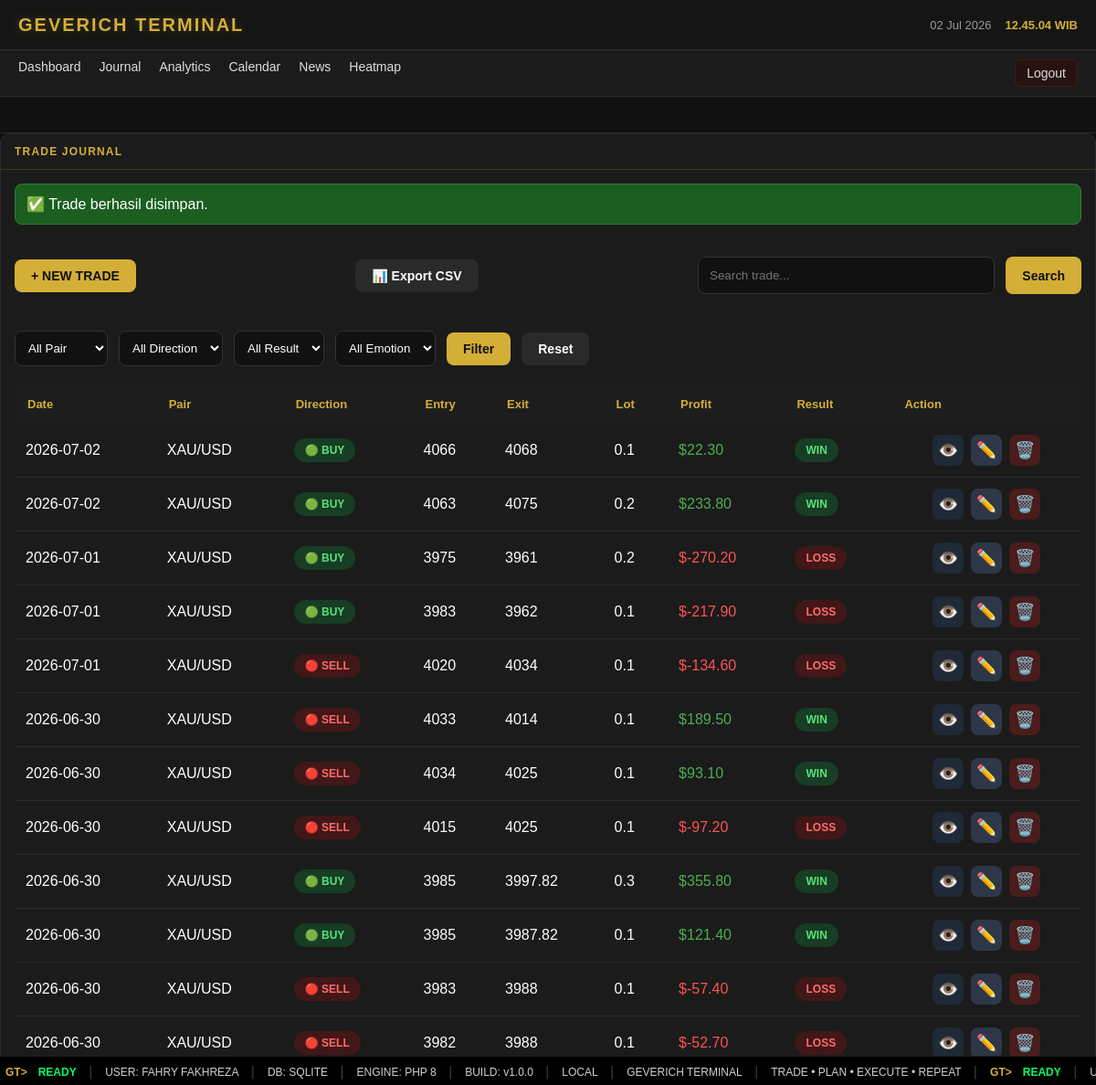
The page /?page=journal&success=1 (signed in) on the database its author committed.
### tables this page shows
CREATE TABLE trades (

id INTEGER PRIMARY KEY AUTOINCREMENT,

tanggal TEXT NOT NULL,

pair TEXT NOT NULL,

direction TEXT NOT NULL,

entry_price REAL NOT NULL,

sl REAL,

tp REAL,

exit_price REAL,

lot REAL,

profit_usd REAL DEFAULT 0,

hasil TEXT,

emotion TEXT,

note TEXT,

created_at DATETIME DEFAULT CURRENT_TIMESTAMP

, user_id INTEGER DEFAULT 1);

### pages/journal.php (the view, shortened to what this page needs)
<?php
$db = getDB();
$sql = "SELECT * FROM trades WHERE 1=1";
$params = [];
$sql .= " ORDER BY tanggal DESC, id DESC";
$stmt = $db->prepare($sql);
$stmt->execute($params);
$trades = $stmt->fetchAll();
?>
<div class="card">
    <div class="panel-title">
        TRADE JOURNAL
    </div>
    <div class="panel-content">
        <?php if(isset($_GET['success'])): ?>
            <div class="success-box">
                ✅ Trade berhasil disimpan.
            </div>
        <?php endif; ?>
<div class="journal-header">
    <a href="?page=journal-create" class="btn btn-primary">
        + NEW TRADE
    </a>
   <a href="pages/export-csv.php" class="btn btn-secondary">
📊 Export CSV
</a>
    <form method="GET" class="journal-search">
        <input
            type="text"
            name="search"
            placeholder="Search trade..."
            value="<?= htmlspecialchars($_GET['search'] ?? '') ?>"
        >
        <button class="btn btn-primary">
            Search
        </button>
    </form>
</div>
    <form method="GET" class="journal-filter">
    <select name="pair">
        <option value="">All Pair</option>
    </select>
    <select name="direction">
    <option value="">All Direction</option>
</select>
<select name="hasil">
    <option value="">All Result</option>
</select>
<select name="emotion">
    <option value="">All Emotion</option>
</select>
    <button class="btn btn-primary">
        Filter
    </button>
    <a href="?page=journal" class="btn btn-secondary">
        Reset
    </a>
</form>
        <table class="trade-table">
            <thead>
            <tr>
                <th>Date</th>
                <th>Pair</th>
                <th>Direction</th>
                <th>Entry</th>
                <th>Exit</th>
                <th>Lot</th>
                <th>Profit</th>
                <th>Result</th>
                <th>Action</th>
            </tr>
            </thead>
            <tbody>
            <?php foreach($trades as $trade): ?>
            <tr>
                <td><?= $trade['tanggal'] ?></td>
                <td><?= $trade['pair'] ?></td>
<td>
<?php if($trade['direction']=="BUY"): ?>
<span class="badge badge-buy">
🟢 BUY
</span>
<?php else: ?>
<span class="badge badge-sell">
🔴 SELL
</span>
<?php endif; ?>
</td>
                <td><?= $trade['entry_price'] ?></td>
                <td><?= $trade['exit_price'] ?></td>
                <td><?= $trade['lot'] ?></td>
<td>
<?php
$profit=(float)$trade['profit_usd'];
?>
<span style="color:<?= $profit>=0 ? '#4caf50' : '#ff5252' ?>">
$<?= number_format($profit,2) ?>
</span>
</td>
                <td>
<?php
$class="badge-be";
if($trade['hasil']=="WIN"){
    $class="badge-win";
}
if($trade['hasil']=="LOSS"){
    $class="badge-loss";
}
?>
<span class="badge <?= $class ?>">
<?= $trade['hasil'] ?>
</span>
</td>
<td>
<div class="action-group">
<a href="?page=trade-view&id=<?= $trade['id'] ?>" class="action-btn view">
👁️
</a>
<a href="?page=trade-edit&id=<?= $trade['id'] ?>" class="action-btn edit">
✏️
</a>
<a href="pages/delete-trade.php?id=<?= $trade['id'] ?>"
class="action-btn delete"
onclick="return confirm('Yakin ingin menghapus trade ini?')">
🗑️
</a>
</div>
</td>
            </tr>
            <?php endforeach; ?>
            </tbody>
        </table>
    </div>
</div>

### assets/css/style.css (style rules this page uses)
html, body { height: 100%; -webkit-font-smoothing: antialiased; -moz-osx-font-smoothing: grayscale; }
body { background: radial-gradient(circle at top, #111 0%, #0d0d0d 60%); color: var(--text); }
:root { --gold:#d4af37; --bg:#0d0d0d; --bg-panel:#151515; --bg-card:#1b1b1b; --border:#2d2d2d; --text:#ffffff; --text-muted:#9b9b9b; --gold-glow: rgba(212, 175, 55, 0.25); }
* { margin:0; padding:0; box-sizing:border-box; font-family:Arial, sans-serif; }
body { background:var(--bg); color:var(--text); padding-bottom:32px; }
.card { background:var(--bg-card); border:1px solid var(--border); border-radius:10px; overflow:hidden; }
.panel-title { padding:12px 15px; border-bottom:1px solid var(--border); color:var(--gold); font-weight:bold; font-size:12px; border-bottom: 1px solid rgba(212, 175, 55, 0.2); letter-spacing: 1.2px; }
.panel-content { padding:15px; }
.success-box { background:#1b5e20; color:#fff; padding:12px; border-radius:8px; margin-bottom:15px; border:1px solid #2e7d32; }
.btn { display:inline-flex; align-items:center; justify-content:center; padding:10px 18px; border:none; border-radius:8px; font-size:14px; font-weight:600; text-decoration:none; cursor:pointer; transition:.25s; }
.btn-primary { background:#d4af37; color:#111; }
.btn-secondary { background:#2a2a2a; color:#fff; }
.journal-header { display:flex; justify-content:space-between; align-items:center; gap:20px; margin-bottom:20px; }
.journal-search { display:flex; gap:10px; width:420px; }
.journal-search input { flex:1; }
.trade-table { width:100%; border-collapse:collapse; }
.trade-table th { background:#1d1d1d; color:var(--gold); padding:14px; font-size:13px; text-align:left; }
.trade-table td { padding:12px; border-bottom:1px solid #2c2c2c; }
.journal-search { display:flex; gap:12px; margin:20px 0; }
.journal-search input { flex:1; padding:12px; background:#111; border:1px solid #333; color:white; border-radius:8px; }
.journal-filter { display:flex; gap:12px; margin-bottom:20px; align-items:center; }
.journal-filter select { padding:10px; background:#111; color:#fff; border:1px solid #333; border-radius:8px; }
.badge { display:inline-block; padding:6px 12px; border-radius:20px; font-size:12px; font-weight:bold; }
.badge-buy { background:#173d24; color:#58e37a; }
.badge-sell { background:#421717; color:#ff6b6b; }
.badge-win { background:#173d24; color:#58e37a; }
.badge-loss { background:#421717; color:#ff6b6b; }
.action-btn { display:inline-flex; justify-content:center; align-items:center; width:34px; height:34px; border-radius:8px; text-decoration:none; font-size:18px; transition:.2s; cursor:pointer; }
.action-group { display:flex; justify-content:center; align-items:center; gap:8px; }
.action-btn.view { background:#1f2937; }
.action-btn.edit { background:#2d3748; }
.action-btn.delete { background:#4a1c1c; }

### rows shown on the page
trades: tanggal "2026-07-02", pair "XAU/USD", direction "🟢 BUY", entry_price "4066", exit_price "4068", lot "0.1", profit_usd "22.30", hasil "WIN"
trades: tanggal "2026-07-02", pair "XAU/USD", direction "🟢 BUY", entry_price "4063", exit_price "4075", lot "0.2", profit_usd "233.80", hasil "WIN"
trades: tanggal "2026-07-01", pair "XAU/USD", direction "🟢 BUY", entry_price "3975", exit_price "3961", lot "0.2", profit_usd "-270.20", hasil "LOSS"
trades: tanggal "2026-07-01", pair "XAU/USD", direction "🟢 BUY", entry_price "3983", exit_price "3962", lot "0.1", profit_usd "-217.90", hasil "LOSS"
trades: tanggal "2026-07-01", pair "XAU/USD", direction "🔴 SELL", entry_price "4020", exit_price "4034", lot "0.1", profit_usd "-134.60", hasil "LOSS"
trades: tanggal "2026-06-30", pair "XAU/USD", direction "🔴 SELL", entry_price "4033", exit_price "4014", lot "0.1", profit_usd "189.50", hasil "WIN"
trades: tanggal "2026-06-30", pair "XAU/USD", direction "🔴 SELL", entry_price "4034", exit_price "4025", lot "0.1", profit_usd "93.10", hasil "WIN"
trades: tanggal "2026-06-30", pair "XAU/USD", direction "🔴 SELL", entry_price "4015", exit_price "4025", lot "0.1", profit_usd "-97.20", hasil "LOSS"
trades: tanggal "2026-06-30", pair "XAU/USD", direction "🟢 BUY", entry_price "3985", exit_price "3997.82", lot "0.3", profit_usd "355.80", hasil "WIN"
trades: tanggal "2026-06-30", pair "XAU/USD", direction "🟢 BUY", entry_price "3985", exit_price "3987.82", lot "0.1", profit_usd "121.40", hasil "WIN"
trades: tanggal "2026-06-30", pair "XAU/USD", direction "🔴 SELL", entry_price "3983", exit_price "3988", lot "0.1", profit_usd "-57.40", hasil "LOSS"
trades: tanggal "2026-06-30", pair "XAU/USD", direction "🔴 SELL", entry_price "3982", exit_price "3988", lot "0.1", profit_usd "-52.70", hasil "LOSS"
